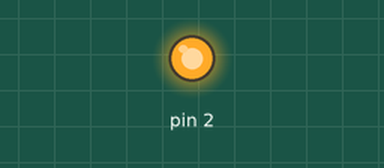
A sketch run on a simulated Arduino Uno, built with avr-gcc and run on an emulated ATmega328P. Shown: output pins drawn as LEDs (lit = HIGH). Pins used as bus, display or sensor lines are not drawn.

Above: at 0.1 s.
At 33.4 s:
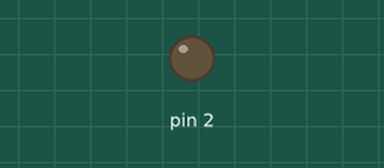
Timing chart, 0 to 34.9 s (numbered marks = the images above):
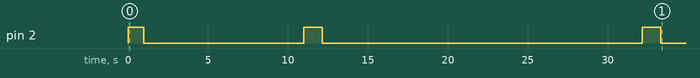

The sketch:

IRPWM.ino
```cpp
#include "IVT.h"
IVTHeatPump ivtHeatPump = IVTHeatPump();

void setup()
{
  ivtHeatPump.init(13);
  pinMode(2, OUTPUT);
  digitalWrite(2, HIGH);
  delay(1000);
  digitalWrite(2, LOW);
  delay(10000);
  digitalWrite(2, HIGH);
  ivtHeatPump.setIVTMode(POWER_ON, MODE_HEAT, FAN_AUTO, 23, 14, 8);
  delay(1000);
  digitalWrite(2, LOW);
  delay(20000);
  digitalWrite(2, HIGH);
  ivtHeatPump.setIVTMode(POWER_OFF, MODE_HEAT, FAN_AUTO, 23, 14, 8);
  delay(1000);
  digitalWrite(2, LOW);
}

void loop()
{
}
```

IVT.h
```cpp
//taken from https://github.com/ToniA/arduino-heatpumpir

#define MODEL_SHARP 0
#define MODEL_IVT   1

// Sharp codes
#define SHARP_AIRCON1_MODE_HEAT  0x01
#define SHARP_AIRCON1_MODE_COOL  0x02
#define SHARP_AIRCON1_MODE_DRY   0x03
#define SHARP_AIRCON1_MODE_OFF   0x21 // Power OFF
#define SHARP_AIRCON1_MODE_ON    0x31 // Power ON
#define SHARP_AIRCON1_FAN_AUTO   0x20 // Fan speed
#define SHARP_AIRCON1_FAN1       0x40
#define SHARP_AIRCON1_FAN2       0x30
#define SHARP_AIRCON1_FAN3       0x50
#define SHARP_AIRCON1_FAN4       0x70

// IVT codes
#define SHARP_AIRCON2_MODE_ON    0x11 // Power ON
// Power state
#define POWER_OFF   0
#define POWER_ON    1

// Operating modes
#define MODE_AUTO   1
#define MODE_HEAT   2
#define MODE_COOL   3
#define MODE_DRY    4
#define MODE_FAN    5
#define MODE_MAINT  6

// Fan speeds. Note that some heatpumps have less than 5 fan speeds
#define FAN_AUTO    0
#define FAN_1       1
#define FAN_2       2
#define FAN_3       3
#define FAN_4       4
#define FAN_5       5
#define FAN_SILENT  6  //SILENT/NIGHTMODE


#define N38PULSE     18
#define N38HIGHDELAY 12
#define N38LOWDELAY  12

class IVTHeatPump
{
  private:
    int irPin;
    void writePulse(boolean on);
    void writeBit(boolean bit);
    void writeByte(uint8_t data);
    void sendIVT(uint8_t powerMode, uint8_t operatingMode, uint8_t fanSpeed, uint8_t temperature, uint8_t hours, uint8_t mins);
  public:
    IVTHeatPump();
    void setIVTMode(uint8_t powerModeCmd, uint8_t operatingModeCmd, uint8_t fanSpeedCmd, uint8_t temperatureCmd, uint8_t hours, uint8_t mins);
    void init(int irPin);
};

IVTHeatPump::IVTHeatPump()
{
}
void IVTHeatPump::init(int irPin)
{
    this->irPin = irPin;
    pinMode(irPin, OUTPUT);
}

void IVTHeatPump::writePulse(boolean on)
{
  for (int ii = 0; ii < N38PULSE; ++ii)
  {
    digitalWrite(irPin,on);
    delayMicroseconds(N38HIGHDELAY);
    digitalWrite(irPin,false);
    delayMicroseconds(N38LOWDELAY);
  }
}
void IVTHeatPump::writeBit(boolean bit)
{
  if (bit)
  {
    writePulse(false);
    writePulse(false);
    writePulse(false);
    writePulse(true);
  }
  else
  {
    writePulse(false);
    writePulse(true);
  }
}
void IVTHeatPump::writeByte(uint8_t data)
{
  for (int ii = 0; ii < 8; ++ii) writeBit((bitRead(data, ii) > 0));
}

void IVTHeatPump::setIVTMode(uint8_t powerModeCmd, uint8_t operatingModeCmd, uint8_t fanSpeedCmd, uint8_t temperatureCmd, uint8_t hours, uint8_t mins)
{
  uint8_t sharpModel = MODEL_IVT;
  // Sensible defaults for the heat pump mode

  uint8_t powerMode     = sharpModel == MODEL_SHARP ? SHARP_AIRCON1_MODE_ON : SHARP_AIRCON2_MODE_ON;
  uint8_t operatingMode = SHARP_AIRCON1_MODE_HEAT;
  uint8_t fanSpeed      = SHARP_AIRCON1_FAN_AUTO;
  uint8_t temperature   = 23;

  if (powerModeCmd == 0)
  {
    powerMode = SHARP_AIRCON1_MODE_OFF;
  }

  switch (operatingModeCmd)
  {
    case MODE_HEAT:
      operatingMode = SHARP_AIRCON1_MODE_HEAT;
      break;
    case MODE_COOL:
      operatingMode = SHARP_AIRCON1_MODE_COOL;
      break;
    case MODE_DRY:
      operatingMode = SHARP_AIRCON1_MODE_DRY;
      temperatureCmd = 10;
      break;
    case MODE_FAN:
      operatingMode = SHARP_AIRCON1_MODE_COOL;
      // Temperature needs to be set to 32 degrees for 'simulated' FAN mode
      temperatureCmd = 32;
      break;
    case MODE_MAINT: // Maintenance mode is just the heat mode at +8 or +10, FAN5
      operatingMode |= SHARP_AIRCON1_MODE_HEAT;
      temperature = 10;
      fanSpeedCmd = FAN_5;
      break;
  }

  switch (fanSpeedCmd)
  {
    case FAN_AUTO:
      fanSpeed = SHARP_AIRCON1_FAN_AUTO;
      break;
    case FAN_1:
      fanSpeed = SHARP_AIRCON1_FAN1;
      break;
    case FAN_2:
      fanSpeed = SHARP_AIRCON1_FAN2;
      break;
    case FAN_3:
      fanSpeed = SHARP_AIRCON1_FAN3;
    case FAN_4:
      fanSpeed = SHARP_AIRCON1_FAN4;
      break;
  }

  if ( temperatureCmd > 16 && temperatureCmd < 32)
  {
    temperature = temperatureCmd;
  }

  sendIVT(powerMode, operatingMode, fanSpeed, temperature, hours, mins);
}

void IVTHeatPump::sendIVT(uint8_t powerMode, uint8_t operatingMode, uint8_t fanSpeed, uint8_t temperature, uint8_t hours, uint8_t mins)
{
//  uint8_t SharpTemplate[] = { 0xAA, 0x5A, 0xCF, 0x10, 0x00, 0x00, 0x00, 0x06, 0x08, 0x80, 0x04, 0xF0, 0x01 };
  uint8_t SharpTemplate[] = { 0xAA, 0x5A, 0xCF, 0x10, 0x00, 0x00, 0x00,   13, 0x1A, 0x80,   52, 0xE0, 0x01 };
  //                             0     1     2     3     4     5     6     7     8     9    10    11    12

  uint8_t checksum = 0x00;

  // Set the power mode on the template message
  SharpTemplate[5] = powerMode;

  // Set the fan speed & operating mode on the template message
  SharpTemplate[6] = fanSpeed | operatingMode;

  // Set the temperature on the template message
  if (temperature == 10) {
    SharpTemplate[4] = 0x00; // Maintenance mode temperature
  } else {
    SharpTemplate[4] = (temperature + 177);
  }
  SharpTemplate[7] = hours;
  SharpTemplate[10] = mins;

  // Calculate the checksum
  for (int i=0; i<12; i++) {
    checksum ^= SharpTemplate[i];
  }

  checksum ^= SharpTemplate[12] & 0x0F;
  checksum ^= (checksum >> 4);
  checksum &= 0x0F;

  SharpTemplate[12] |= (checksum << 4);
  Serial.println(SharpTemplate[12]);


  for (int ii = 0; ii < 8; ++ii) writePulse(true);
  for (int ii = 0; ii < 4; ++ii) writePulse(false);
  for (int ii = 0; ii < 1; ++ii) writePulse(true);

  for (int ii = 0; ii < 13; ++ii) writeByte(SharpTemplate[ii]);
}
```
